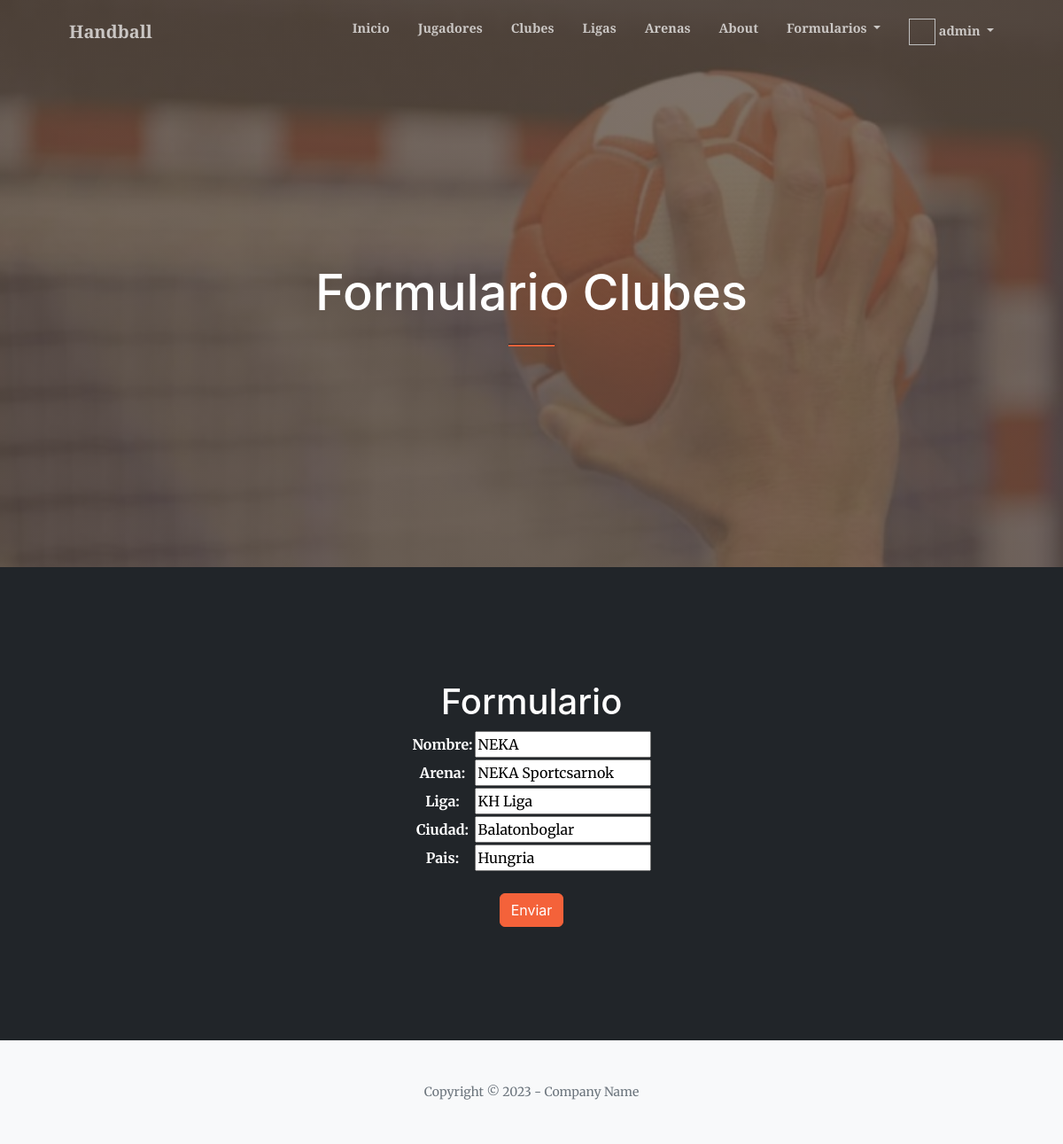
Screenshot of /update_clubes/1 (signed in) with the database file from the repository.
### handball_app/models.py (models this page shows, shortened)
class Club(models.Model):
    nombre = models.CharField(max_length=255)
    ciudad = models.CharField(max_length=100)
    pais = models.CharField(max_length=100)
    arena = models.CharField(max_length=100)
    liga = models.CharField(max_length=100)
    class Meta:
        verbose_name = 'Club'
        verbose_name_plural = 'Clubes'

### handball_app/views.py (the view)
# urls.py: path('update_clubes/<int:pk>', ClubesUpdate.as_view(), name='update_clubes'),
class ClubesUpdate(LoginRequiredMixin, UpdateView):
    model = Club
    fields = ['nombre', 'arena', 'liga', 'ciudad', 'pais']
    success_url = reverse_lazy('clubes')

### handball_app/templates/handball_app/club_form.html (shortened to what this page needs)
{% extends 'handball_app/base_form.html' %}
{% load static %}
{% block titulo %}
    Formulario Clubes
{% endblock titulo %}
{% block datos %}
<h1 class="text-white mt-0">Formulario</h1>
<form action="" method="post" >
    <table class="mx-auto">
        {{ form.as_table }}
    </table>
    <br>
    <input class="btn btn-primary" type="submit" value="Enviar">
</form>
{% endblock datos %}

### handball_app/templates/handball_app/base_navbar.html (shortened to what this page needs)
{% load static %}
{% block head %}
{% endblock head %}
<nav class="navbar navbar-expand-lg navbar-light fixed-top py-3" id="mainNav">
    <div class="container px-4 px-lg-5">
        <a class="navbar-brand" href="#page-top">Handball</a>
        <div class="collapse navbar-collapse" id="navbarResponsive">
            <ul class="navbar-nav ms-auto my-2 my-lg-0">
                <li class="nav-item"><a class="nav-link" href="{% url 'home' %}">Inicio</a></li>
                <li class="nav-item"><a class="nav-link" href="{% url 'jugadores' %}">Jugadores</a></li>
                <li class="nav-item"><a class="nav-link" href="{% url 'clubes' %}">Clubes</a></li>
                <li class="nav-item"><a class="nav-link" href="{% url 'ligas' %}">Ligas</a></li>
                <li class="nav-item"><a class="nav-link" href="{% url 'arenas' %}">Arenas</a></li>
                <li class="nav-item"><a class="nav-link" href="{% url 'about' %}">About</a></li>
                {% if user.is_authenticated %}
                <li class="nav-item dropdown">
                    <a class="nav-link dropdown-toggle" href="#" role="button" data-bs-toggle="dropdown" aria-expanded="false">
                        Formularios
                    </a>
                </li>
                {% endif %}
                <li class="nav-item dropdown">
                    <a class="nav-link dropdown-toggle" href="#" role="button" data-bs-toggle="dropdown" aria-expanded="false">
                        {% if user.is_authenticated %}
                            {% if request.session.avatar != 'Ningún avatar encontrado' %}
                            <img src="{{ request.session.avatar }} " height="30px" width="30px">
                            {% else %}
                                <i class="fa-solid fa-user"></i>
                            {% endif %}
                            {{ user.username }}
                        {% else %}
                        <i class="fa-solid fa-user"></i>
                        {% endif %}
                    </a>
                </li>
            </ul>
        </div>
    </div>
</nav>
{% block body_resto %}
{% endblock body_resto %}

### rows the page displays
Club: nombre "NEKA", arena "NEKA Sportcsarnok", liga "KH Liga", ciudad "Balatonboglar", pais "Hungria"

### other values shown
{{ user.username }} "admin"
